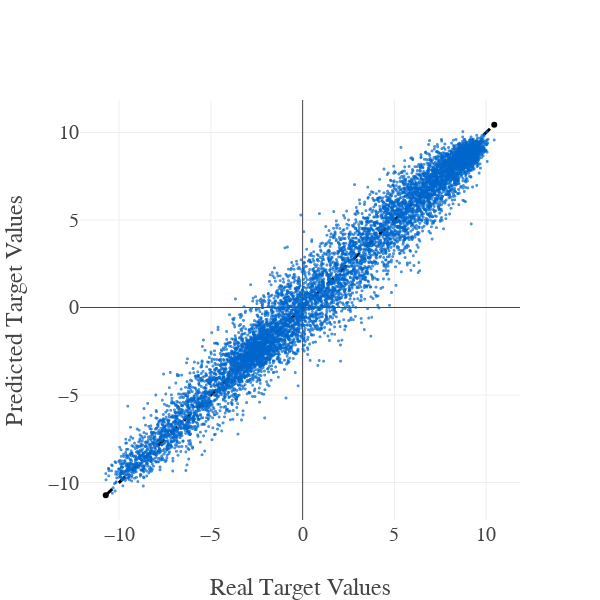

Notebook code for this chart:
### Code cell
# set specific paths
scoring = {'R2': 'r2', 'RMSE': 'neg_mean_squared_error', 'MAE': 'neg_mean_absolute_error'}

X, y = data.iloc[:, :-1], data.iloc[:, -1]

# Shuffel data
np.random.seed(1337)
rng_state = np.random.get_state()
X = np.random.permutation(X)
np.random.set_state(rng_state)
y = np.random.permutation(y)
y=y.ravel()

xgbParams = {'learning_rate': 0.064, 
              'n_estimators': 1000, 
              'n_jobs': -1}
model = XGBRegressor()

xgbParams = {'learning_rate': 0.024,
             'n_estimators': 580,
             'max_depth': 6,
             'missing': -1,
             'tree_method': 'hist',
             'min_child_weight': 1,
             'gamma': 0,
             'subsample': 0.7,
             'colsample_bytree': 0.6,
             'reg_alpha': 1,
             'scale_pos_weight': 1,
             'random_state': 736283,
             'n_jobs': -1}
model = XGBRegressor(**xgbParams)

lgbmParams = {'learning_rate': 0.064, 
            'n_estimators': 456, 
            'num_leaves': 97, 
            'n_jobs': -1,
            'objective': 'regression'}

model = lightgbm.LGBMRegressor(**lgbmParams)

Model_validation(X, y, model, scoring=scoring,
                        cv=10, data_stand=False, 
                        plotCV=True, titel='')

### Figure 1 — Plotly figure (JSON) as saved in the notebook; plotly's stock layout.template omitted (floating-point values rounded to 4 significant figures; data arrays with more than 128 entries replaced by an {"elided": "..."} marker saying what was removed)
{"data": [{"marker": {"color": "rgb(0, 102, 204)", "opacity": 0.7, "size": 3}, "mode": "markers", "name": "Model Predictions", "type": "scattergl", "uid": "d4633430-3f4e-42aa-8204-773ca94981b3", "x": {"elided": "8192 float values"}, "y": {"elided": "8192 float values"}}, {"line": {"color": "rgb(0, 0, 0)", "dash": "dash", "width": 3}, "name": "Ideal prediction line", "type": "scatter", "uid": "4f73ef88-c6fd-45ec-ae53-eb4c9ba0f274", "x": [-10.73, 10.44], "y": [-10.73, 10.44]}], "layout": {"autosize": false, "font": {"family": "arial", "size": 20}, "height": 600, "hovermode": "closest", "showlegend": false, "width": 600, "xaxis": {"title": {"text": "Real Target Values"}}, "yaxis": {"title": {"text": "Predicted Target Values"}}}}
